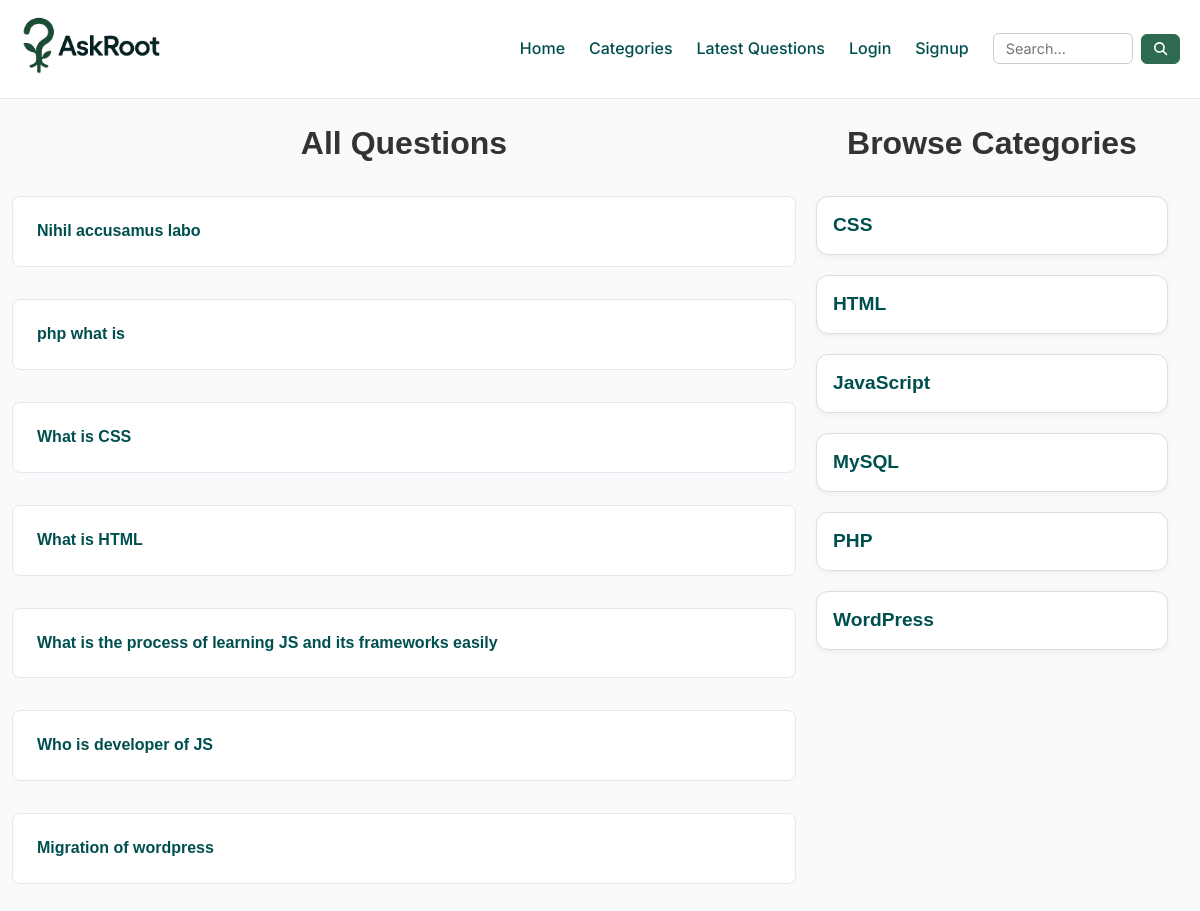
The page / on the database its author committed.
### tables this page shows
CREATE TABLE `questions` (
  `id` int(30) NOT NULL,
  `title` varchar(250) NOT NULL,
  `discription` varchar(500) NOT NULL,
  `category_id` int(30) NOT NULL,
  `user_id` int(30) NOT NULL
);

CREATE TABLE `categories` (
  `id` int(11) NOT NULL,
  `name` varchar(100) NOT NULL
);

### client/questions.php (the view, shortened to what this page needs)
<div class="container mt-4 mb-4 questions-main">
  <div class="row">
    <div class="col-8 col-md-8">
      <h2 class="text-center mb-4">All Questions</h2>
      <?php
      include('./common/db.php');
      if (isset($_GET['cat-id'])) {
        $query = "SELECT * FROM questions WHERE category_id = '$cid'";
      } else if (isset($_GET['u-id'])) {
        $query = "SELECT * FROM questions WHERE user_id = '$uid'";
      } else if (isset($_GET['latest'])) {
        $query = "SELECT * FROM questions ORDER BY id DESC";
      } else if (isset($_GET['q'])) {
        $search = $conn->real_escape_string($search);
        $query = "SELECT * FROM questions WHERE title LIKE '%$search%' OR discription LIKE '%$search%'";
      } else {
        $query = "SELECT * FROM questions";
      }
      $result = $conn->query($query);
      if ($result && $result->num_rows > 0) {
        foreach ($result as $row) {
          $title = $row['title'];
          $id = $row['id'];
          echo "<div class='col-12 mb-4'>
                <div class='question-card p-4'>
                  <h6>
                    <a href='?q-id=$id' class='question-link'>
                      $title
                    </a>";
                  echo"</h6>
                </div>
              </div>";
        }
      } else {
        echo '<p class="text-center">No questions found.</p>';
        echo '<div class="text-center mt-2">';
        echo '<a href="?ask=true"><button>Ask a Question</button></a>';
        echo '</div>';
      }
      ?>
    </div>
    <div class="col-4 mb-4">
      <div class="category-list-card">
        <?php
        include('categorieslist.php')
        ?>
      </div>
    </div>
  </div>
</div>

### index.php (shortened to what this page needs)
<!DOCTYPE html>
<html lang="en">
<head>
    <?php include('./client/commonFiles.php') ?>
</head>
<body>
    <?php
    include('./client/header.php');
    if (isset($_GET['signup']) && (!isset($_SESSION['user']) || !isset($_SESSION['user']['username']))) {
        include('./client/signup.php');
    } else if (isset($_GET['login']) && (!isset($_SESSION['user']) || !isset($_SESSION['user']['username']))) {
        include('./client/login.php');
    } else if (isset($_GET['ask'])) {
        include('./client/ask.php');
    } else if (isset($_GET['q-id'])) {
        $qid = $_GET['q-id'];
        include('./client/question-details.php');
    } else if (isset($_GET['categories'])) {
        include('./client/categorieslist.php');
    } else if (isset($_GET['cat-id'])) {
        $cid = $_GET['cat-id'];
        include('./client/questions.php');
    } else if (isset($_GET['u-id'])) {
        $uid = $_GET['u-id'];
        include('./client/questions.php');
    } else if (isset($_GET['lates'])) {
        include('./client/questions.php');
    }else if (isset($_GET['q'])) {
        $search = $_GET['q'];
        include('./client/questions.php');
    } else {
        include('./client/questions.php');
    }
    ?>
</body>
</html>

### client/commonFiles.php (shortened to what this page needs)
<link rel="stylesheet" href="./public/css/style.css?v3=">

### client/header.php (shortened to what this page needs)
<nav>
    <div class="container d-flex justify-between align-center">
        <div class="logo"> <a class="navbar-brand" href="./"> <img src="./public/images/logo.webp" alt="Logo" style="width: 140px;" /></a>
        </div>
        <div class="nav-links d-flex align-center" id="navLinks" style="gap: 1.5rem;">
            <a href="./">Home</a>
            <a href="?categories=true">Categories</a>
            <a href="?latest=true">Latest Questions</a>
            <?php if (isset($_SESSION['user']['username'])) {
                $username = ucfirst(htmlspecialchars($_SESSION['user']['username']));
                $short = strlen($username) > 10 ? substr($username, 0, 10) . '...' : $username;
            ?>
                <a href="?ask=true">Ask Question</a>
                <a href="./server/requests.php?logout=true">Logout (<?= $short ?>)</a>
            <?php } else { ?>
                <a href="?login=true">Login</a>
                <a href="?signup=true">Signup</a>
            <?php } ?>
            <form method="GET" class="search-form d-flex align-center">
                <input type="text" name="q" placeholder="Search..." class="search-input" required>
                <button type="submit" class="search-btn"><i class="fa fa-search" aria-hidden="true"></i>
                </button>
            </form>
        </div>
    </div>
</nav>

### client/categorieslist.php
<div class="container mt-4 mb-4 categories-list">
    <h2 class="text-center mb-4">Browse Categories</h2>
    <div class="category-grid d-flex">
        <?php
        include('./common/db.php');
        $query = "SELECT * FROM categories";
        $result = $conn->query($query);
        if ($result && $result->num_rows > 0) {
            foreach ($result as $row) {
                $cat_id = $row['id'];
                echo '
        <div class="category-box">
            <h5><a href="?cat-id=' . urlencode($cat_id) . '">' . htmlspecialchars($row['name']) . '</a></h5>
        </div>';
            }
        } else {
            echo '<p class="text-center">No categories found.</p>';
        }
        ?>
    </div>
</div>

### public/css/style.css (style rules this page uses)
:root { --font-primary: "Inter", sans-serif; --color-bg: #f9fafb; --color-primary: #004f4f; --color-secondary: #2d6a4f; --color-accent: #38b000; --color-text: #111827; --color-muted: #6b7280; --color-white: #ffffff; --color-border: #e5e7eb; }
* { margin: 0; padding: 0; box-sizing: border-box; }
body { font-family: var(--font-primary); background-color: var(--color-bg); color: var(--color-text); line-height: 1.6; font-size: 16px; }
h1, h2, h3, h4, h5, h6 { font-family: "Poppins", sans-serif; font-weight: 600; line-height: 1.3; color: #222831; }
h2 { font-size: 2rem; color: #333; }
h5 { font-size: 1.25rem; color: #666; }
h6 { font-size: 1rem; color: #777; margin: 0; }
a { color: var(--color-primary) !important; text-decoration: none; }
button { font-family: inherit; background-color: var(--color-primary); color: var(--color-white); border: none; padding: 10px 16px; border-radius: 6px; cursor: pointer; transition: background-color 0.3s ease; }
input, textarea, select { font-family: inherit; padding: 8px 12px; border: 1px solid var(--color-border); border-radius: 6px; outline: none; }
.container { max-width: 1200px; margin: 0 auto; padding: 0 16px; }
.row { display: flex; flex-wrap: wrap; margin: -8px; }
.col-4 { flex: 0 0 33.333%; max-width: 33.333%; }
.col-8 { flex: 0 0 66.666%; max-width: 66.666%; }
.col-12 { flex: 0 0 100%; max-width: 100%; }
.mt-4 { margin-top: 2rem; }
.mb-4 { margin-bottom: 2rem; }
.p-4 { padding: 2rem; }
.text-center { text-align: center; }
.d-flex { display: flex; }
.justify-between { justify-content: space-between; }
.align-center { align-items: center; }
nav { background-color: var(--color-white); border-bottom: 1px solid var(--color-border); padding: 1rem 0; }
.nav-links a { color: var(--color-text); font-weight: 500; text-decoration: none; }
.question-card { background-color: #ffffff; border: 1px solid var(--color-border); border-radius: 8px; transition: 0.2s; }
.questions-main .categories-list { margin: 0px; }
.category-grid { display: grid; grid-template-columns: repeat(auto-fit, minmax(220px, 1fr)); gap: 20px; }
.category-box { background: #ffffff; border: 1px solid #ddd; padding: 20px; border-radius: 12px; text-align: left; transition: all 0.3s ease; box-shadow: 0 2px 6px rgba(0, 0, 0, 0.05); display: flex; flex-direction: column; justify-content: space-between; }
.category-box h5 { font-size: 1.2rem; color: var(--color-primary, #0077cc); margin-bottom: 0px; }
.search-form { gap: 0.5rem; margin-left: auto; }
.search-input { padding: 6px 12px; border: 1px solid #ccc; border-radius: 6px; font-size: 0.9rem; width: 160px; }
.search-btn { padding: 6px 12px; background-color: #2d6a4f; color: white; border: none; border-radius: 6px; cursor: pointer; transition: 0.2s ease; border: 1px solid #2d6a4f; }
@media (max-width: 1600px) { .container { padding: 0 24px; } }
@media (max-width: 1440px) { .search-input { width: 180px; } }
@media (max-width: 1366px) { .container { padding: 0 20px; } }
@media (max-width: 1366px) { .search-input { width: 160px; } }
@media (max-width: 1280px) { .question-card { padding: 1.5rem; } }
@media (max-width: 1280px) { .category-box { padding: 16px; } }
@media (max-width: 1280px) { .search-input { width: 140px; } }

### rows shown on the page
questions: title "Nihil accusamus labo"
questions: title "php what is"
questions: title "What is CSS"
questions: title "What is HTML"
questions: title "What is the process of learning JS and its frameworks easily"
questions: title "Who is developer of JS"
questions: title "Migration of wordpress"
categories: name "CSS"
categories: name "HTML"
categories: name "JavaScript"
categories: name "MySQL"
categories: name "PHP"
categories: name "WordPress"
